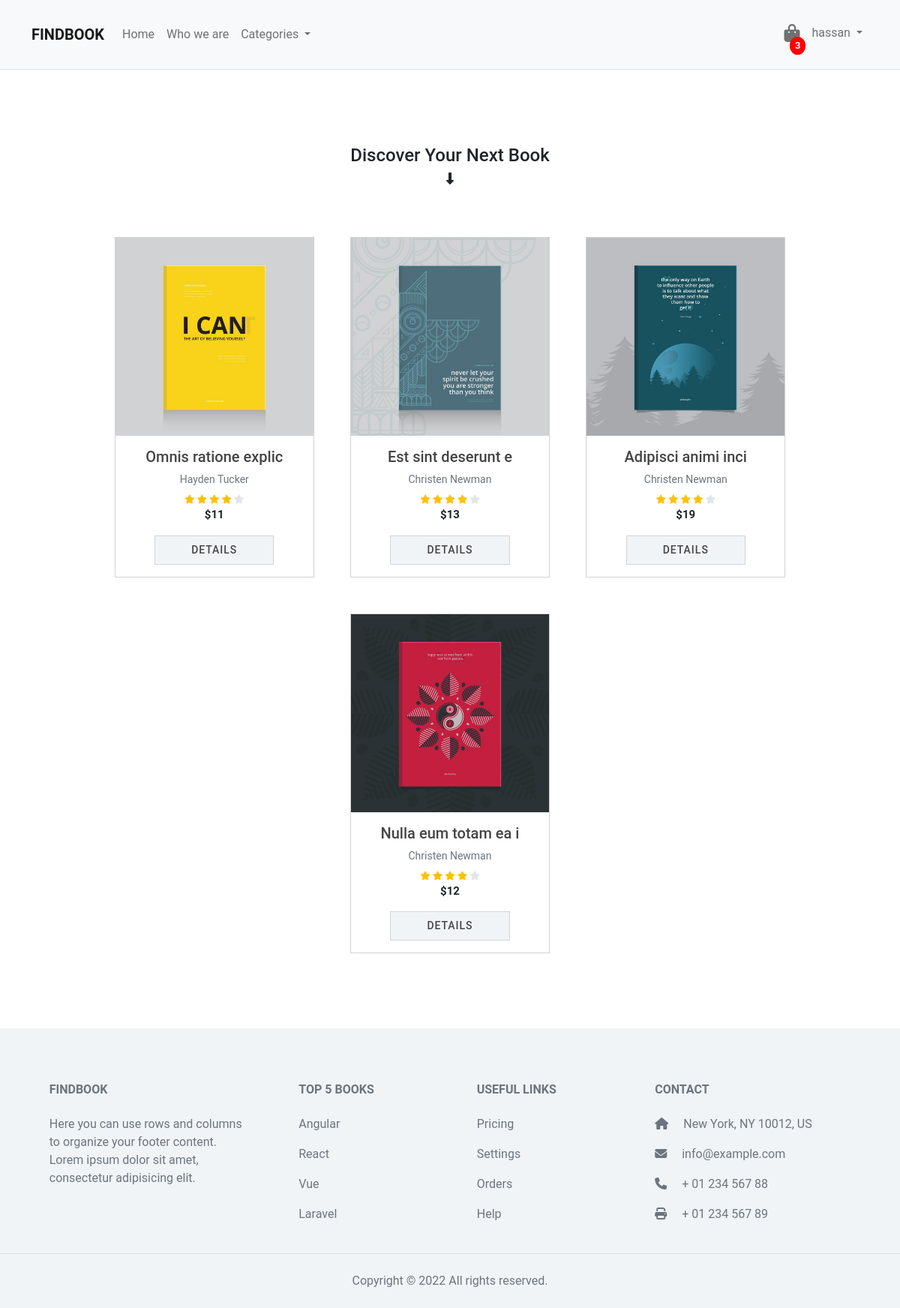
/books/category/3 (signed in), run on the app's committed database.
### tables this page shows
CREATE TABLE `books` (
  `id` int(11) NOT NULL,
  `category_id` int(11) NOT NULL,
  `publisher_id` int(11) NOT NULL,
  `author_id` int(11) NOT NULL,
  `title` varchar(255) NOT NULL,
  `description` text NOT NULL,
  `image` varchar(255) NOT NULL,
  `price` int(11) NOT NULL,
  `copies` int(11) NOT NULL
);

CREATE TABLE `authors` (
  `id` int(11) NOT NULL,
  `name` varchar(255) NOT NULL,
  `email` varchar(255) NOT NULL
);

### app/controllers/Books.php (called while the page is built, shortened)
<?php
class Books extends Controller
{
  public function __construct()
  {
    $this->bookModel = $this->model('Book');
    $this->categoryModel = $this->model('Category');
    $this->cartModel = $this->model('Cart');
  }
  public function category($category_id)
  {
    $carts = $this->cartModel->get_carts($_SESSION['user_id']);
    $books = $this->bookModel->get_books_by_category($category_id);
    $categories = $this->categoryModel->get_categories();
    $data = [
      'carts' => $carts,
      'books' => $books,
      'categories' => $categories,
    ];
    $this->view('category', $data);
  }
}

### app/libraries/router.php (called while the page is built, shortened)
<?php
class Router
{
  protected $currentMethod = 'index';
  public function __construct()
  {
    $url = $this->get_url();
    if ($url != NULL) {
      $controller_name = ucwords($url[0]);
      if (file_exists("../app/controllers/$controller_name.php")) {
        unset($url[0]);
      }
    }
    $this->currentController = new $this->currentController;
    if (isset($url[1])) {
      if (method_exists($this->currentController, $url[1])) {
        $this->currentMethod = $url[1];
        unset($url[1]);
      }
    }
    $this->params = $url ? array_values($url) : [];
    call_user_func_array([$this->currentController, $this->currentMethod], $this->params);
  }
  public function get_url()
  {
    if (isset($_GET["url"])) {
      $url = rtrim($_GET['url'], '/');
      $url = filter_var($url, FILTER_SANITIZE_URL);
      $url = explode('/', $url);
      return $url;
    }
  }
}
?>
<?php $init = new Router(); ?>

### app/bootsrap.php (called while the page is built, shortened)
<?php
require_once 'libraries/Database.php';
require_once 'libraries/Controller.php';
require_once 'libraries/Router.php';

### public/index.php (called while the page is built)
<?php require_once '../app/bootsrap.php';

### app/libraries/database.php (called while the page is built, shortened)
<?php
class Database
{
  private $db_host = 'localhost';
  private $db_name = 'book_store';
  private $db_user = 'root';
  private $db_password = '';
  private $connection;
  private $stmt;
  public function __construct()
  {
    $dsn = "mysql:host=$this->db_host;dbname=$this->db_name";
    try {
      $this->connection = new PDO($dsn, $this->db_user, $this->db_password);
    } catch (PDOException $e) {
      $this->error = $e->getMessage();
      echo $this->error;
    }
  }
  public function prepare($sql)
  {
    return $this->stmt = $this->connection->prepare($sql);
  }
  public function execute()
  {
    return $this->stmt->execute();
  }
  public function get_all()
  {
    return $this->stmt = $this->stmt->fetchAll(PDO::FETCH_OBJ);
  }
}

### app/models/Book.php (called while the page is built, shortened)
<?php
class Book
{
  public function __construct()
  {
    $this->db = new Database();
  }
  public function get_books_by_category($category_id)
  {
    $this->db->prepare("SELECT books.*, categories.*, publishers.*, authors.*, books.id as `book_id`, books.description as `book_description`,categories.id as `category_id`, categories.name as `category_name`, categories.description as `category_description`,publishers.id as `publisher_id`, publishers.name as `publisher_name`, publishers.address as `publisher_address`,authors.id as `author_id`, authors.name as `author_name` FROM books INNER JOIN categories ON categories.id = books.category_id INNER JOIN publishers ON publishers.id = books.publisher_id INNER JOIN authors ON authors.id = books.author_id WHERE books.category_id = '$category_id'
    ");
    $this->db->execute();
    return $this->db->get_all();
  }
}

### app/views/category.php (the view)
<?php require APPROOT . '/views/includes/header.php' ?>
<section class="books">
  <div class="container">
    <div class="books__title">
      <i class="fa-solid fa-down-long"></i>
      <h4>Discover your next book</h4>
    </div>
    <div class="row g-5 justify-content-center books__content">
      <?php foreach ($data['books'] as $book) : ?>
        <div class="col-12 col-md-6 col-lg-4 book">
          <div class="card rounded-0">
            <a href="<?php echo URLROOT; ?>/books/show/<?php echo $book->book_id; ?>">
              <img class="card-img-top rounded-0" src="<?php echo URLROOT; ?>/images/books/<?php echo $book->image; ?>" alt="<?php echo $book->title; ?>">
            </a>
            <div class="card-body text-center">
              <a href="<?php echo URLROOT; ?>/books/show/<?php echo $book->book_id; ?>">
                <h5 class="card-title book__title"><?php echo $book->title; ?></h5>
              </a>
              <p class="card-text text-secondary m-0 author__name"><?php echo $book->author_name; ?></p>
              <div class="small-ratings book__stars">
                <i class="fa fa-star text-warning"></i>
                <i class="fa fa-star text-warning"></i>
                <i class="fa fa-star text-warning"></i>
                <i class="fa fa-star text-warning"></i>
                <i class="fa fa-star" style="color: #e1e4e8;"></i>
              </div>
              <p class="book__price">$<?php echo $book->price; ?></p>
              <a href="<?php echo URLROOT; ?>/books/show/<?php echo $book->book_id; ?>" class="btn  rounded-0 px-5 py-2 btn__details">DETAILS</a>
            </div>
          </div>
        </div>
      <?php endforeach; ?>
    </div>
  </div>
</section>
<?php require APPROOT . '/views/includes/footer.php' ?>

### public/css/style.css (style rules this page uses)
* { margin: 0; padding: 0; font-family: roboto, 'sans-serif'; box-sizing: border-box; }
a { text-decoration: none; color: #444; }
.books { padding: 50px 0; }
.books__title { display: flex; flex-direction: column; justify-content: center; align-items: center; margin-bottom: 50px; text-transform: capitalize; }
.books__title i { order: 2; }
.author__name { margin-bottom: 7px !important; font-size: 14px; }
.book__stars { font-size: 12px; }
.book__price { font-size: 15px; font-weight: bold; }
.btn__details { font-weight: 500; letter-spacing: 1px; color: #444; border: 1px solid rgb(213, 210, 210); background-color: #f1f4f7; font-size: 14px; }
@media screen and (min-width: 768px) { .books { padding: 100px 0; } }
@media screen and (min-width: 992px) { .books__content .book { width: 27% !important; } }
@media screen and (min-width: 992px) { .books__title { margin-bottom: 70px; } }

### data on the page
books: image (picture), title "Omnis ratione explic", author.name "Hayden Tucker", price "11"
books: image (picture), title "Est sint deserunt e", author.name "Christen Newman", price "13"
books: image (picture), title "Adipisci animi inci", author.name "Christen Newman", price "19"
books: image (picture), title "Nulla eum totam ea i", author.name "Christen Newman", price "12"

### other printed values
count($data['carts']) "3"
$_SESSION["user_name"] "hassan"
